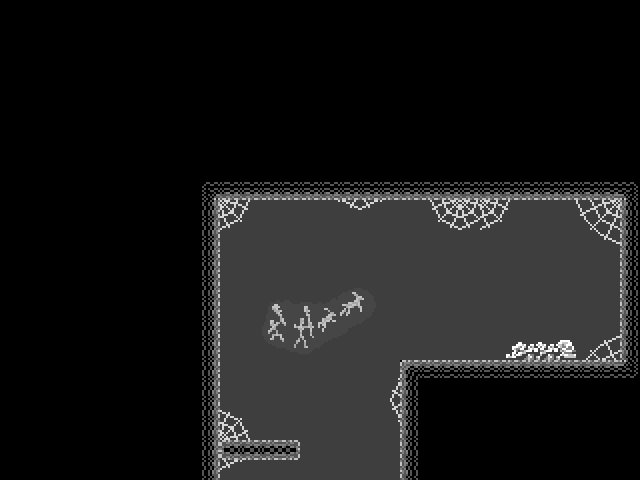

A level layout from a 2D game, rendered from its tile map. Below: a short description, then the map file with tile-grid data replaced by summaries:
An orthogonal 32x24 tile map with 20x20 px tiles, 2 tile layers (background, walls), 2 tilesets and 2 objects (skull3, grayWall).

<map version="1.0" orientation="orthogonal" width="32" height="24" tilewidth="20" tileheight="20">
 <properties>
  <property name="bottomPortal" value="resources/cave14.tmx" />
 </properties>
 <tileset firstgid="1" name="tiles_cave" tilewidth="20" tileheight="20">
  <image source="tiles_cave.png" width="140" height="180" />
 </tileset>
 <tileset firstgid="64" name="cave_background" tilewidth="20" tileheight="20">
  <image source="cave_background.png" width="400" height="260" />
 </tileset>
 <layer name="background" width="32" height="24">
  <data>[768 cells, 214 non-empty, 55 distinct tile ids]</data>
 </layer>
 <layer name="walls" width="32" height="24">
  <data>[768 cells, 65 non-empty, 11 distinct tile ids]</data>
 </layer>
 <objectgroup name="objects" width="32" height="24">
  <object name="skull3" x="545" y="295" width="40" height="35" />
  <object name="grayWall" x="420" y="200" width="80" height="160" />
 </objectgroup>
</map>
